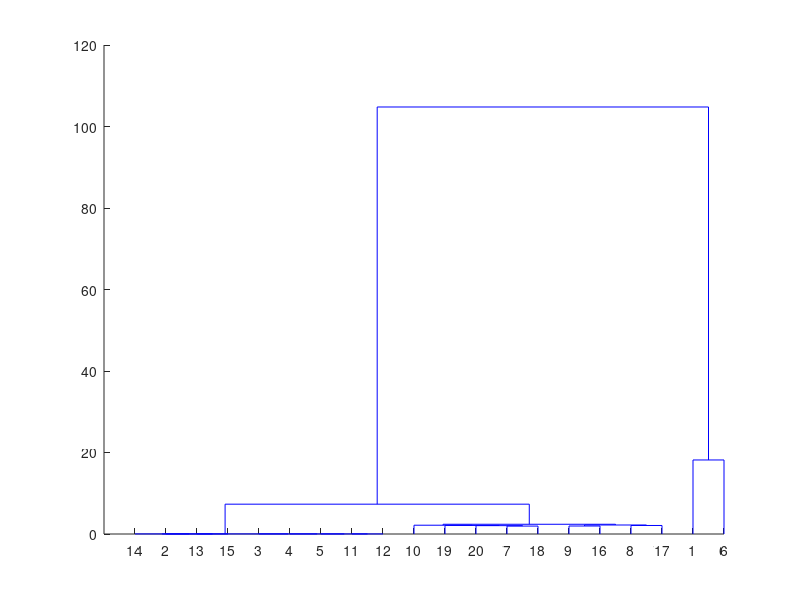
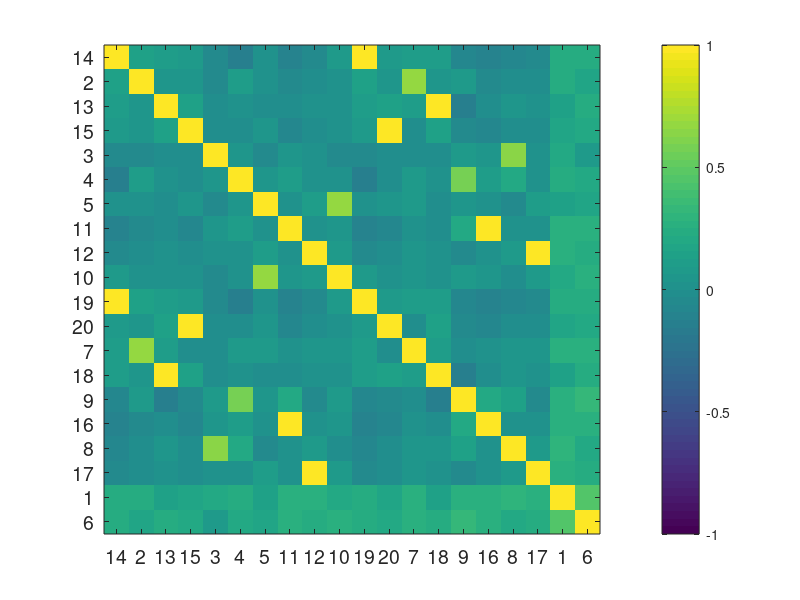

Write MATLAB code to recreate these figures, in order.
%Cluster Testing

nData=300;
data=zeros(20,nData);

for i=1:5
    for j=1:nData
        random=rand();
        data(i,j)=random+rand()*0.5-rand()*0.5;
        if data(i,j)>1
            data(i,j)=1;
        end
        data(i+5,j)=random*100+rand()*50-rand()*50;
        if data(i+5,j)>100
            data(i+5,j)=100;
        end
    end
end

for i=11:15
    for j=1:nData
        random=rand();
        data(i,j)=random;
        if data(i,j)>1
            data(i,j)=1;
        end
        data(i+5,j)=random*100;
    end
end


for j=1:nData
    for i=2:20
        sign=rand();
            if sign>0.5
                sign=-1;
            else
                sign=1;
            end
        data(1,j)=(data(1,j)+data(i,j)*rand()*5);
        data(6,j)=(data(6,j)-data(i,j)*rand()*5);
    end
end

data=sqrt(data.^2);
Z=linkage(data,'ward','seuclidean');
figure();
[ZH, ZT, Zoutperm]=dendrogram(Z);
corr=corrcoef(data','rows','complete');
figure();
imagesc(corr(Zoutperm,Zoutperm))
set(gca,'Ytick',[1:size(data,1)],'YtickLabel', Zoutperm,'fontsize',14)
set(gca,'Xtick',[1:size(data,1)],'XtickLabel', Zoutperm,'fontsize',14)
set(gcf,'color','w')
caxis([-1 1])
colorbar